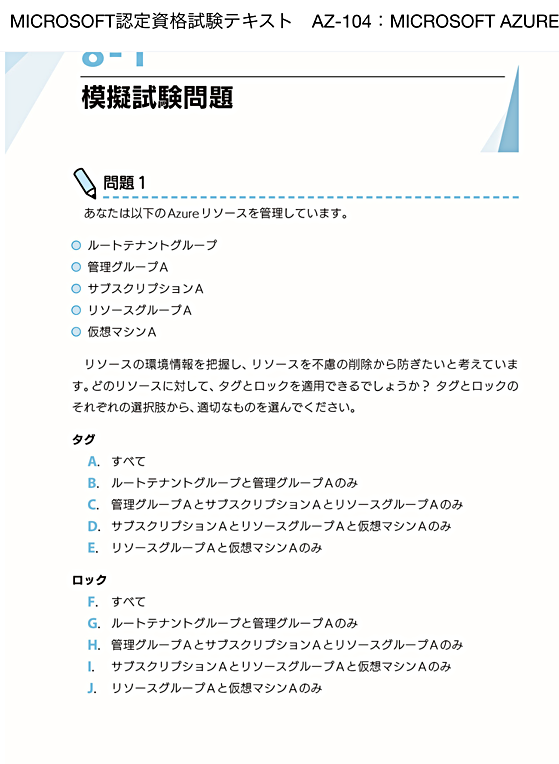
#> input picture mycode/image-2-pdf-ocrizer/temp_upscaled_sharpened.png, 559 x 764 px; its folder holds only this picture in this run
$ python -i make_pdf.py   (imports and definitions only)
#> lines starting #> are read from the running program, lines starting #| are printed output that depends on the picture
import cv2
import shutil
import os
from PIL import Image, ImageEnhance
from pathlib import Path


# [34 lines left out: functions move_file, _remove_extension_from_path, _delete_file, not called in this run]

def _upscale_and_enhance_image(input_path: str, output_path: str, scale_factor: float = 1.0):
    """
    画像を指定したスケールで拡大し、鮮明化して出力する関数。

    Args:
        input_path (str): 入力画像のファイルパス。
        output_path (str): 拡大・鮮明化後の画像の保存先パス。
        scale_factor (float): 画像を拡大する倍率（例: 2.0で2倍）。
    """
#> called with input_path = '../temp_upscaled_sharpened.png', output_path = 'out.png', scale_factor = 1
    # カラー画像を読み込む
    image = cv2.imread(input_path)
#> image is the input picture: shape (764, 559, 3); mean B, G, R 243.5, 244.7, 244.9

    # 画像サイズを取得
    height, width = image.shape[:2]
#> height = 764; width = 559

    # 画像を拡大
    new_width = int(width * scale_factor)
#> new_width = 559
    new_height = int(height * scale_factor)
#> new_height = 764
    upscaled_image = cv2.resize(image, (new_width, new_height), interpolation=cv2.INTER_CUBIC)

    # シャープ化 (ガウシアンブラーを引き算する)
    gaussian_blur = cv2.GaussianBlur(upscaled_image, (0, 0), 3)
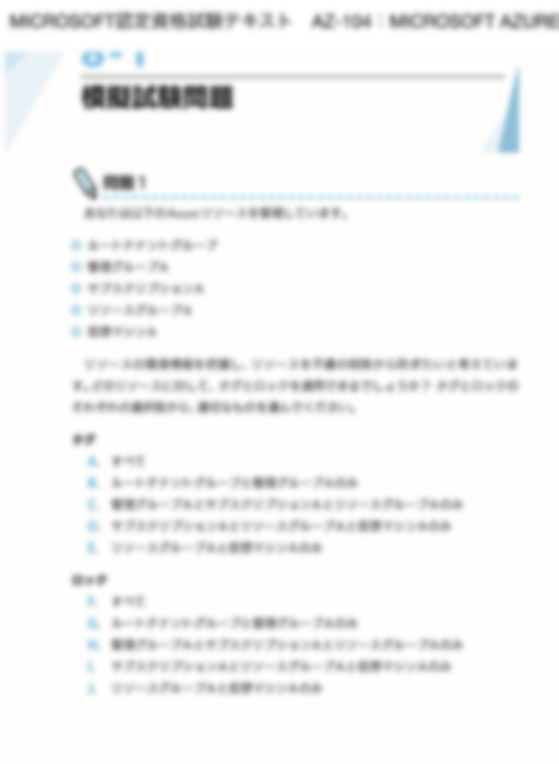
#> gaussian_blur: shape (764, 559, 3); mean B, G, R 243.5, 244.7, 244.9
    sharpened_image = cv2.addWeighted(upscaled_image, 1.5, gaussian_blur, -0.5, 0)
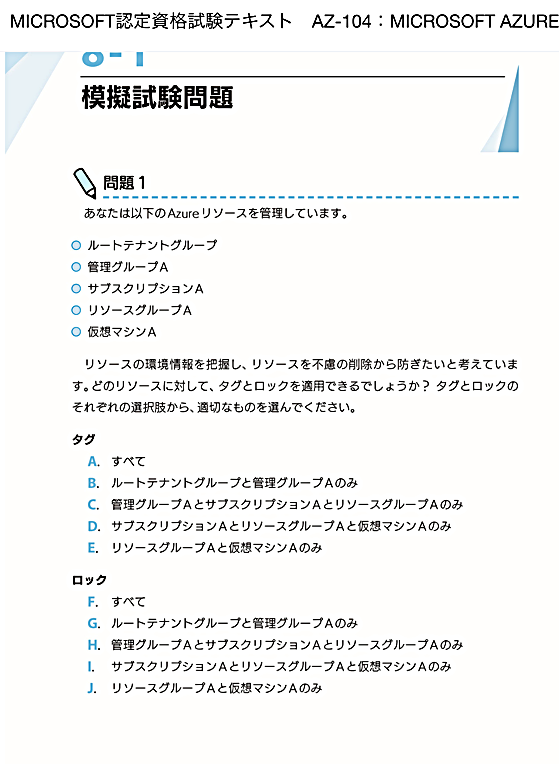
#> sharpened_image: shape (764, 559, 3); mean B, G, R 242.2, 243.3, 243.3

    # 一時ファイルにシャープ化した画像を保存
    temp_path = input_path
    cv2.imwrite(temp_path, sharpened_image)

    # PILでコントラストを調整
    pil_image = Image.open(temp_path)
    enhancer = ImageEnhance.Contrast(pil_image)
    contrast_image = enhancer.enhance(2.0)  # コントラストを2倍にする
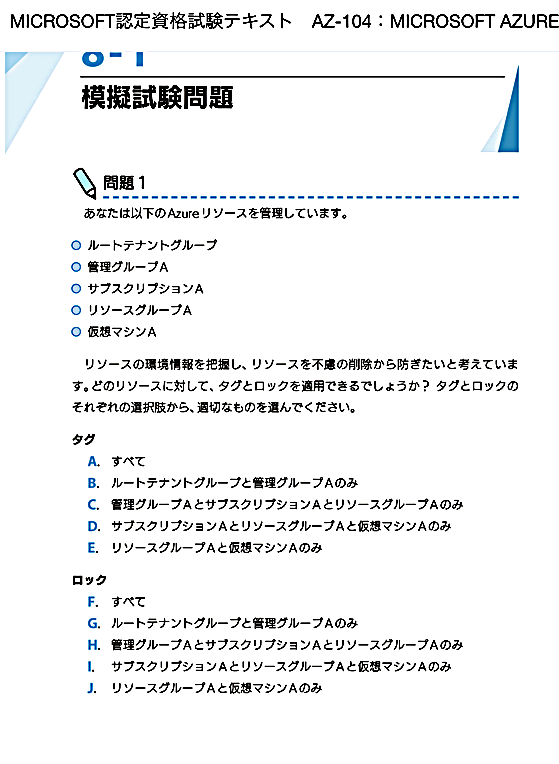
#> contrast_image: PIL image 559x764 RGB; mean R, G, B 240.4, 241.2, 241.7
    contrast_image.save(output_path)

    print(f"拡大・鮮明化した画像を保存しました: {output_path}")

# [22 lines left out: function convert_img2pdf, not called in this run]

>>> result = _upscale_and_enhance_image('../temp_upscaled_sharpened.png', 'out.png')
